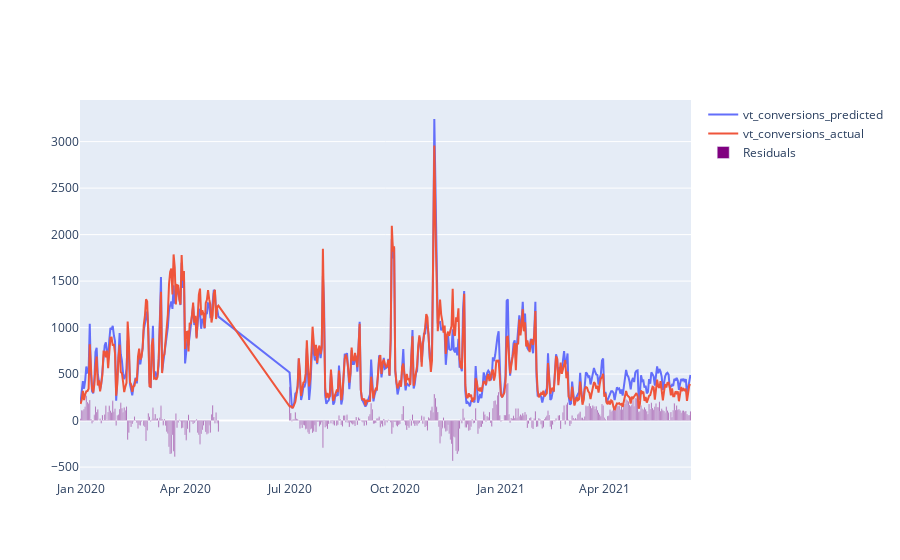

Source (notebook cell):
### Code cell
model, results_df = get_predictions(X_train, X_test, y_train, y_test, vis=True)

### Figure 1 — Plotly figure (JSON) as saved in the notebook; plotly's stock layout.template omitted (floating-point values rounded to 4 significant figures; data arrays with more than 128 entries replaced by an {"elided": "..."} marker saying what was removed)
{"data": [{"mode": "lines", "name": "vt_conversions_predicted", "type": "scatter", "x": {"elided": "471 str values"}, "y": {"elided": "471 float values"}}, {"mode": "lines", "name": "vt_conversions_actual", "type": "scatter", "x": {"elided": "471 str values"}, "y": {"elided": "471 int values"}}, {"marker": {"color": "purple"}, "name": "Residuals", "type": "bar", "x": {"elided": "471 str values"}, "y": {"elided": "471 float values"}}], "layout": {"autosize": true, "xaxis": {"autorange": true, "range": ["2019-12-31 12:00", "2021-06-15 12:00"], "type": "date"}, "yaxis": {"autorange": true, "range": [-638.9, 3447.0], "type": "linear"}}}
